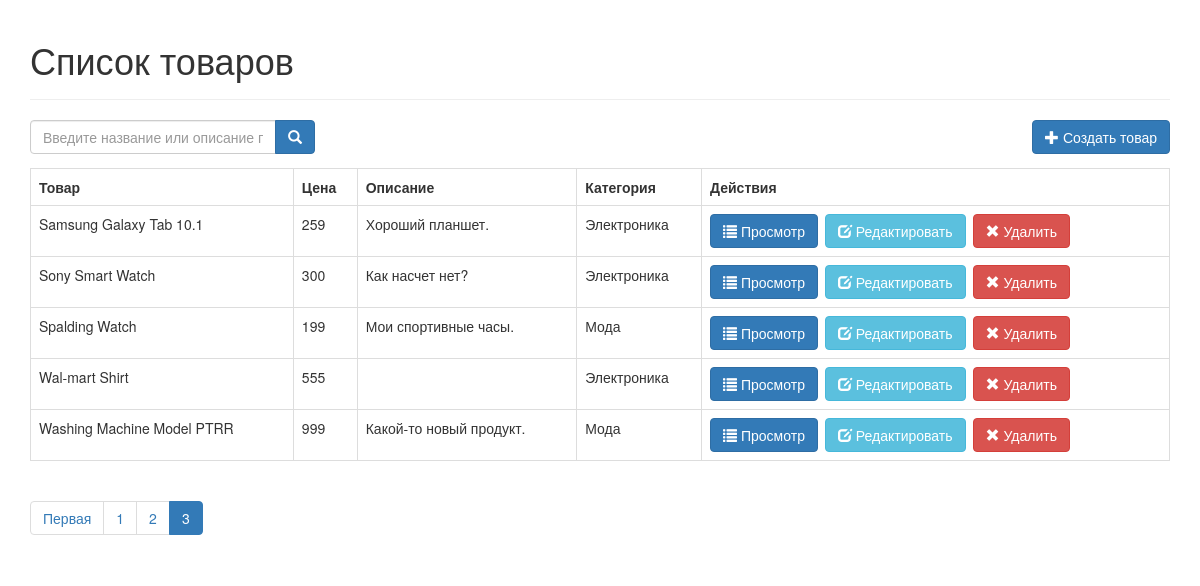
The page /index.php?page=3 on the database its author committed.
### tables this page shows
CREATE TABLE `products` (
  `id` int(11) NOT NULL,
  `name` varchar(32) NOT NULL,
  `description` text NOT NULL,
  `price` int(11) NOT NULL,
  `image` varchar(255) NOT NULL,
  `category_id` int(11) NOT NULL,
  `created` datetime NOT NULL,
  `modified` timestamp NOT NULL DEFAULT CURRENT_TIMESTAMP
);

CREATE TABLE `categories` (
  `id` int(11) NOT NULL,
  `name` varchar(256) NOT NULL,
  `created` datetime NOT NULL,
  `modified` timestamp NOT NULL DEFAULT CURRENT_TIMESTAMP
);

### index.php (called while the page is built, shortened)
<?php
include_once "config/core.php";
include_once "objects/product.php";
include_once "objects/category.php";
$database = new Database();
$db = $database->getConnection();
$product = new Product($db);
$category = new Category($db);
include_once "layout_header.php";
$stmt = $product->readAll($from_record_num, $records_per_page);
$total_rows = $product->countAll();
include_once "read_template.php";
include_once "layout_footer.php";

### objects/product.php (called while the page is built, shortened)
<?php
class Product
{
    private $conn;
    private $table_name = "products";
    public function __construct($db)
    {
        $this->conn = $db;
    }
    function readAll($from_record_num, $records_per_page)
    {
        $query = "SELECT
                id, name, description, price, category_id
            FROM
                " . $this->table_name . "
            ORDER BY
                name ASC
            LIMIT
                {$from_record_num}, {$records_per_page}";
        $stmt = $this->conn->prepare($query);
        $stmt->execute();
        return $stmt;
    }
    public function countAll()
    {
        $query = "SELECT id FROM " . $this->table_name . "";
        $stmt = $this->conn->prepare($query);
        $stmt->execute();
        $num = $stmt->rowCount();
        return $num;
    }
}

### config/core.php (called while the page is built)
<?php
$page = isset($_GET["page"]) ? $_GET["page"] : 1;
$records_per_page = 5;
$from_record_num = ($records_per_page * $page) - $records_per_page;

### objects/category.php (called while the page is built, shortened)
<?php
class Category
{
    private $conn;
    private $table_name = "categories";
    public $id;
    public function __construct($db)
    {
        $this->conn = $db;
    }
    function readName()
    {
        $query = "SELECT name FROM " . $this->table_name . " WHERE id = ? limit 0,1";
        $stmt = $this->conn->prepare($query);
        $stmt->bindParam(1, $this->id);
        $stmt->execute();
        $row = $stmt->fetch(PDO::FETCH_ASSOC);
        $this->name = $row["name"];
    }
}

### read_template.php (the view)
<?php
echo "<form role='search' action='search.php'>";
echo "<div class='input-group col-md-3 pull-left margin-right-1em'>";
$search_value = isset($search_term) ? "value='{$search_term}'" : "";
echo "<input type='text' class='form-control' placeholder='Введите название или описание продукта ...' name='s' required {$search_value} />";
echo "<div class='input-group-btn'>";
echo "<button class='btn btn-primary' type='submit'><i class='glyphicon glyphicon-search'></i></button>";
echo "</div>";
echo "</div>";
echo "</form>";
echo "<div class='right-button-margin'>";
echo "<a href='create_product.php' class='btn btn-primary pull-right'>";
echo "<span class='glyphicon glyphicon-plus'></span> Создать товар";
echo "</a>";
echo "</div>";
if ($total_rows > 0) {
    echo "<table class='table table-hover table-responsive table-bordered'>";
    echo "<tr>";
    echo "<th>Товар</th>";
    echo "<th>Цена</th>";
    echo "<th>Описание</th>";
    echo "<th>Категория</th>";
    echo "<th>Действия</th>";
    echo "</tr>";
    while ($row = $stmt->fetch(PDO::FETCH_ASSOC)) {
        extract($row);
        echo "<tr>";
        echo "<td>{$name}</td>";
        echo "<td>{$price}</td>";
        echo "<td>{$description}</td>";
        echo "<td>";
        $category->id = $category_id;
        $category->readName();
        echo $category->name;
        echo "</td>";
        echo "<td>";
        echo "<a href='read_product.php?id={$id}' class='btn btn-primary left-margin'>";
        echo "<span class='glyphicon glyphicon-list'></span> Просмотр";
        echo "</a>";
        echo "<a href='update_product.php?id={$id}' class='btn btn-info left-margin'>";
        echo "<span class='glyphicon glyphicon-edit'></span> Редактировать";
        echo "</a>";
        echo "<a delete-id='{$id}' class='btn btn-danger delete-object'>";
        echo "<span class='glyphicon glyphicon-remove'></span> Удалить";
        echo "</a>";
        echo "</td>";
        echo "</tr>";
    }
    echo "</table>";
    include_once "paging.php";
}
else {
    echo "<div class='alert alert-danger'>Товаров не найдено.</div>";
}

### libs/css/custom.css (style rules this page uses)
.left-margin { margin: 0 .5em 0 0; }
.right-button-margin { margin: 0 0 1em 0; overflow: hidden; }

### rows shown on the page
products: name "Samsung Galaxy Tab 10.1", price "259", description "Хороший планшет.", category.name "Электроника"
products: name "Sony Smart Watch", price "300", description "Как насчет нет?", category.name "Электроника"
products: name "Spalding Watch", price "199", description "Мои спортивные часы.", category.name "Мода"
products: name "Wal-mart Shirt", price "555", category.name "Электроника"
products: name "Washing Machine Model PTRR", price "999", description "Какой-то новый продукт.", category.name "Мода"

### other values the page prints
$page_title "Список товаров"
